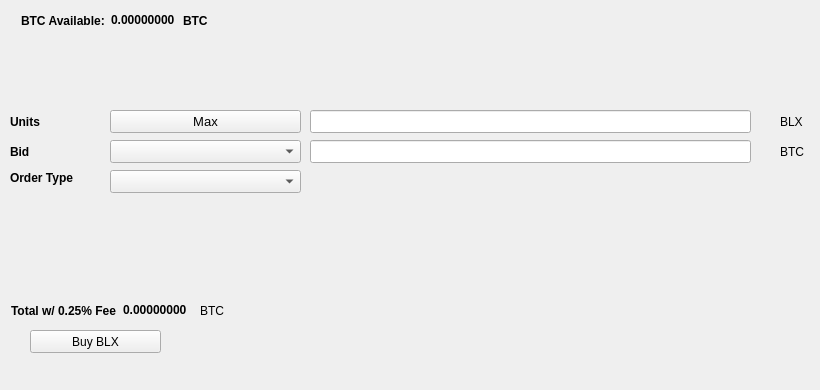
   <widget class="QWidget" name="BuyTab">
    <attribute name="title">
     <string>Buy</string>
    </attribute>
    <widget class="QPushButton" name="Buyblx">
     <property name="geometry">
      <rect>
       <x>30</x>
       <y>330</y>
       <width>131</width>
       <height>23</height>
      </rect>
     </property>
     <property name="text">
      <string>Buy BLX</string>
     </property>
     <property name="icon">
      <iconset resource="../blx.qrc">
       <normaloff>:/icons/bitcoin</normaloff>:/icons/bitcoin</iconset>
     </property>
    </widget>
    <widget class="QLabel" name="label_3">
     <property name="geometry">
      <rect>
       <x>10</x>
       <y>110</y>
       <width>46</width>
       <height>23</height>
      </rect>
     </property>
     <property name="font">
      <font>
       <weight>75</weight>
       <bold>true</bold>
      </font>
     </property>
     <property name="text">
      <string>Units</string>
     </property>
    </widget>
    <widget class="QLineEdit" name="UnitsInput">
     <property name="geometry">
      <rect>
       <x>310</x>
       <y>110</y>
       <width>441</width>
       <height>23</height>
      </rect>
     </property>
     <property name="font">
      <font>
       <pointsize>9</pointsize>
       <weight>75</weight>
       <bold>true</bold>
      </font>
     </property>
    </widget>
    <widget class="QLineEdit" name="BuyBidPriceEdit">
     <property name="geometry">
      <rect>
       <x>310</x>
       <y>140</y>
       <width>441</width>
       <height>23</height>
      </rect>
     </property>
     <property name="font">
      <font>
       <pointsize>9</pointsize>
       <weight>75</weight>
       <bold>true</bold>
      </font>
     </property>
    </widget>
    <widget class="QLabel" name="label_4">
     <property name="geometry">
      <rect>
       <x>780</x>
       <y>110</y>
       <width>31</width>
       <height>23</height>
      </rect>
     </property>
     <property name="text">
      <string>BLX</string>
     </property>
    </widget>
    <widget class="QLabel" name="label_5">
     <property name="geometry">
      <rect>
       <x>780</x>
       <y>140</y>
       <width>31</width>
       <height>23</height>
      </rect>
     </property>
     <property name="text">
      <string>BTC</string>
     </property>
    </widget>
    <widget class="QLabel" name="label_6">
     <property name="geometry">
      <rect>
       <x>10</x>
       <y>140</y>
       <width>46</width>
       <height>23</height>
      </rect>
     </property>
     <property name="font">
      <font>
       <weight>75</weight>
       <bold>true</bold>
      </font>
     </property>
     <property name="text">
      <string>Bid</string>
     </property>
    </widget>
    <widget class="QLabel" name="label_7">
     <property name="geometry">
      <rect>
       <x>10</x>
       <y>170</y>
       <width>91</width>
       <height>16</height>
      </rect>
     </property>
     <property name="font">
      <font>
       <weight>75</weight>
       <bold>true</bold>
      </font>
     </property>
     <property name="text">
      <string>Order Type</string>
     </property>
    </widget>
    <widget class="QPushButton" name="Buy_Max_Amount">
     <property name="geometry">
      <rect>
       <x>110</x>
       <y>110</y>
       <width>191</width>
       <height>23</height>
      </rect>
     </property>
     <property name="font">
      <font>
       <pointsize>10</pointsize>
      </font>
     </property>
     <property name="text">
      <string>Max</string>
     </property>
    </widget>
    <widget class="QComboBox" name="BuyBidcomboBox">
     <property name="geometry">
      <rect>
       <x>110</x>
       <y>140</y>
       <width>191</width>
       <height>23</height>
      </rect>
     </property>
     <property name="font">
      <font>
       <pointsize>10</pointsize>
      </font>
     </property>
    </widget>
    <widget class="QComboBox" name="buyOrdertypeCombo">
     <property name="geometry">
      <rect>
       <x>110</x>
       <y>170</y>
       <width>191</width>
       <height>23</height>
      </rect>
     </property>
     <property name="font">
      <font>
       <pointsize>10</pointsize>
      </font>
     </property>
    </widget>
    <widget class="QWidget" name="layoutWidget1">
     <property name="geometry">
      <rect>
       <x>21</x>
       <y>11</y>
       <width>227</width>
       <height>19</height>
      </rect>
     </property>
     <layout class="QHBoxLayout" name="horizontalLayout_3">
      <item>
       <widget class="QLabel" name="label232">
        <property name="font">
         <font>
          <weight>75</weight>
          <bold>true</bold>
         </font>
        </property>
        <property name="text">
         <string>BTC Available:</string>
        </property>
       </widget>
      </item>
      <item>
       <widget class="QLabel" name="BtcAvailableLbl">
        <property name="palette">
         <palette>
          <active>
           <colorrole role="WindowText">
            <brush brushstyle="SolidPattern">
             <color alpha="255">
              <red>0</red>
              <green>0</green>
              <blue>0</blue>
             </color>
            </brush>
           </colorrole>
           <colorrole role="Button">
            <brush brushstyle="SolidPattern">
             <color alpha="255">
              <red>0</red>
              <green>170</green>
              <blue>0</blue>
             </color>
            </brush>
           </colorrole>
           <colorrole role="Light">
            <brush brushstyle="SolidPattern">
             <color alpha="255">
              <red>0</red>
              <green>255</green>
              <blue>0</blue>
             </color>
            </brush>
           </colorrole>
           <colorrole role="Midlight">
            <brush brushstyle="SolidPattern">
             <color alpha="255">
              <red>0</red>
              <green>212</green>
              <blue>0</blue>
             </color>
            </brush>
           </colorrole>
           <colorrole role="Dark">
            <brush brushstyle="SolidPattern">
             <color alpha="255">
              <red>0</red>
              <green>85</green>
              <blue>0</blue>
             </color>
            </brush>
           </colorrole>
           <colorrole role="Mid">
            <brush brushstyle="SolidPattern">
             <color alpha="255">
              <red>0</red>
              <green>113</green>
              <blue>0</blue>
             </color>
            </brush>
           </colorrole>
           <colorrole role="Text">
            <brush brushstyle="SolidPattern">
             <color alpha="255">
              <red>0</red>
              <green>170</green>
              <blue>0</blue>
             </color>
            </brush>
           </colorrole>
           <colorrole role="BrightText">
            <brush brushstyle="SolidPattern">
             <color alpha="255">
              <red>255</red>
              <green>255</green>
              <blue>255</blue>
             </color>
            </brush>
           </colorrole>
           <colorrole role="ButtonText">
            <brush brushstyle="SolidPattern">
             <color alpha="255">
              <red>0</red>
              <green>0</green>
              <blue>0</blue>
             </color>
            </brush>
           </colorrole>
           <colorrole role="Base">
            <brush brushstyle="SolidPattern">
             <color alpha="255">
              <red>255</red>
              <green>255</green>
              <blue>255</blue>
             </color>
            </brush>
           </colorrole>
           <colorrole role="Window">
            <brush brushstyle="SolidPattern">
             <color alpha="255">
              <red>0</red>
              <green>170</green>
              <blue>0</blue>
             </color>
            </brush>
           </colorrole>
           <colorrole role="Shadow">
            <brush brushstyle="SolidPattern">
             <color alpha="255">
              <red>0</red>
              <green>0</green>
              <blue>0</blue>
             </color>
            </brush>
           </colorrole>
           <colorrole role="AlternateBase">
            <brush brushstyle="SolidPattern">
             <color alpha="255">
              <red>127</red>
              <green>212</green>
              <blue>127</blue>
             </color>
            </brush>
           </colorrole>
           <colorrole role="ToolTipBase">
            <brush brushstyle="SolidPattern">
             <color alpha="255">
              <red>255</red>
              <green>255</green>
              <blue>220</blue>
             </color>
            </brush>
           </colorrole>
           <colorrole role="ToolTipText">
            <brush brushstyle="SolidPattern">
             <color alpha="255">
              <red>0</red>
              <green>0</green>
              <blue>0</blue>
             </color>
            </brush>
           </colorrole>
          </active>
          <inactive>
           <colorrole role="WindowText">
            <brush brushstyle="SolidPattern">
             <color alpha="255">
              <red>0</red>
              <green>0</green>
              <blue>0</blue>
             </color>
            </brush>
           </colorrole>
           <colorrole role="Button">
            <brush brushstyle="SolidPattern">
             <color alpha="255">
              <red>0</red>
              <green>170</green>
              <blue>0</blue>
             </color>
            </brush>
           </colorrole>
           <colorrole role="Light">
            <brush brushstyle="SolidPattern">
             <color alpha="255">
              <red>0</red>
              <green>255</green>
              <blue>0</blue>
             </color>
            </brush>
           </colorrole>
           <colorrole role="Midlight">
            <brush brushstyle="SolidPattern">
             <color alpha="255">
              <red>0</red>
              <green>212</green>
              <blue>0</blue>
             </color>
            </brush>
           </colorrole>
           <colorrole role="Dark">
            <brush brushstyle="SolidPattern">
             <color alpha="255">
              <red>0</red>
              <green>85</green>
              <blue>0</blue>
             </color>
            </brush>
           </colorrole>
           <colorrole role="Mid">
            <brush brushstyle="SolidPattern">
             <color alpha="255">
              <red>0</red>
              <green>113</green>
              <blue>0</blue>
             </color>
            </brush>
           </colorrole>
           <colorrole role="Text">
            <brush brushstyle="SolidPattern">
             <color alpha="255">
              <red>0</red>
              <green>170</green>
              <blue>0</blue>
             </color>
            </brush>
           </colorrole>
           <colorrole role="BrightText">
            <brush brushstyle="SolidPattern">
             <color alpha="255">
              <red>255</red>
              <green>255</green>
              <blue>255</blue>
             </color>
            </brush>
           </colorrole>
           <colorrole role="ButtonText">
            <brush brushstyle="SolidPattern">
             <color alpha="255">
              <red>0</red>
              <green>0</green>
              <blue>0</blue>
             </color>
            </brush>
           </colorrole>
           <colorrole role="Base">
            <brush brushstyle="SolidPattern">
             <color alpha="255">
              <red>255</red>
              <green>255</green>
              <blue>255</blue>
             </color>
            </brush>
           </colorrole>
           <colorrole role="Window">
            <brush brushstyle="SolidPattern">
             <color alpha="255">
              <red>0</red>
              <green>170</green>
              <blue>0</blue>
             </color>
            </brush>
           </colorrole>
           <colorrole role="Shadow">
            <brush brushstyle="SolidPattern">
             <color alpha="255">
              <red>0</red>
              <green>0</green>
              <blue>0</blue>
             </color>
            </brush>
           </colorrole>
           <colorrole role="AlternateBase">
            <brush brushstyle="SolidPattern">
             <color alpha="255">
              <red>127</red>
              <green>212</green>
              <blue>127</blue>
             </color>
            </brush>
           </colorrole>
           <colorrole role="ToolTipBase">
            <brush brushstyle="SolidPattern">
             <color alpha="255">
              <red>255</red>
              <green>255</green>
              <blue>220</blue>
             </color>
            </brush>
           </colorrole>
           <colorrole role="ToolTipText">
            <brush brushstyle="SolidPattern">
             <color alpha="255">
              <red>0</red>
              <green>0</green>
              <blue>0</blue>
             </color>
            </brush>
           </colorrole>
          </inactive>
          <disabled>
           <colorrole role="WindowText">
            <brush brushstyle="SolidPattern">
             <color alpha="255">
              <red>0</red>
              <green>85</green>
              <blue>0</blue>
             </color>
            </brush>
           </colorrole>
           <colorrole role="Button">
            <brush brushstyle="SolidPattern">
             <color alpha="255">
              <red>0</red>
              <green>170</green>
              <blue>0</blue>
             </color>
            </brush>
           </colorrole>
           <colorrole role="Light">
            <brush brushstyle="SolidPattern">
             <color alpha="255">
              <red>0</red>
              <green>255</green>
              <blue>0</blue>
             </color>
            </brush>
           </colorrole>
           <colorrole role="Midlight">
            <brush brushstyle="SolidPattern">
             <color alpha="255">
              <red>0</red>
              <green>212</green>
              <blue>0</blue>
             </color>
            </brush>
           </colorrole>
           <colorrole role="Dark">
            <brush brushstyle="SolidPattern">
             <color alpha="255">
              <red>0</red>
              <green>85</green>
              <blue>0</blue>
             </color>
            </brush>
           </colorrole>
           <colorrole role="Mid">
            <brush brushstyle="SolidPattern">
             <color alpha="255">
              <red>0</red>
              <green>113</green>
              <blue>0</blue>
             </color>
            </brush>
           </colorrole>
           <colorrole role="Text">
            <brush brushstyle="SolidPattern">
             <color alpha="255">
              <red>0</red>
              <green>85</green>
              <blue>0</blue>
             </color>
            </brush>
           </colorrole>
           <colorrole role="BrightText">
            <brush brushstyle="SolidPattern">
             <color alpha="255">
              <red>255</red>
              <green>255</green>
              <blue>255</blue>
             </color>
            </brush>
           </colorrole>
           <colorrole role="ButtonText">
            <brush brushstyle="SolidPattern">
             <color alpha="255">
              <red>0</red>
              <green>85</green>
              <blue>0</blue>
             </color>
            </brush>
           </colorrole>
           <colorrole role="Base">
            <brush brushstyle="SolidPattern">
             <color alpha="255">
              <red>0</red>
              <green>170</green>
              <blue>0</blue>
             </color>
            </brush>
           </colorrole>
           <colorrole role="Window">
            <brush brushstyle="SolidPattern">
             <color alpha="255">
              <red>0</red>
              <green>170</green>
              <blue>0</blue>
             </color>
            </brush>
           </colorrole>
           <colorrole role="Shadow">
            <brush brushstyle="SolidPattern">
             <color alpha="255">
              <red>0</red>
              <green>0</green>
              <blue>0</blue>
             </color>
            </brush>
           </colorrole>
           <colorrole role="AlternateBase">
            <brush brushstyle="SolidPattern">
             <color alpha="255">
              <red>0</red>
              <green>170</green>
              <blue>0</blue>
             </color>
            </brush>
           </colorrole>
           <colorrole role="ToolTipBase">
            <brush brushstyle="SolidPattern">
             <color alpha="255">
              <red>255</red>
              <green>255</green>
              <blue>220</blue>
             </color>
            </brush>
           </colorrole>
           <colorrole role="ToolTipText">
            <brush brushstyle="SolidPattern">
             <color alpha="255">
              <red>0</red>
              <green>0</green>
              <blue>0</blue>
             </color>
            </brush>
           </colorrole>
          </disabled>
         </palette>
        </property>
        <property name="font">
         <font>
          <weight>75</weight>
          <bold>true</bold>
         </font>
        </property>
        <property name="text">
         <string>0.00000000</string>
        </property>
        <property name="textInteractionFlags">
         <set>Qt::LinksAccessibleByMouse|Qt::TextSelectableByKeyboard|Qt::TextSelectableByMouse</set>
        </property>
       </widget>
      </item>
      <item>
       <widget class="QLabel" name="BtcAvailableLbl_2">
        <property name="font">
         <font>
          <weight>75</weight>
          <bold>true</bold>
         </font>
        </property>
        <property name="text">
         <string>BTC</string>
        </property>
       </widget>
      </item>
     </layout>
    </widget>
    <widget class="QWidget" name="layoutWidge2">
     <property name="geometry">
      <rect>
       <x>11</x>
       <y>301</y>
       <width>259</width>
       <height>19</height>
      </rect>
     </property>
     <layout class="QHBoxLayout" name="horizontalLayout_4">
      <item>
       <widget class="QLabel" name="label_9">
        <property name="font">
         <font>
          <weight>75</weight>
          <bold>true</bold>
         </font>
        </property>
        <property name="text">
         <string>Total w/ 0.25% Fee</string>
        </property>
       </widget>
      </item>
      <item>
       <widget class="QLabel" name="BuyCostLabel">
        <property name="palette">
         <palette>
          <active>
           <colorrole role="WindowText">
            <brush brushstyle="SolidPattern">
             <color alpha="255">
              <red>0</red>
              <green>0</green>
              <blue>0</blue>
             </color>
            </brush>
           </colorrole>
           <colorrole role="Button">
            <brush brushstyle="SolidPattern">
             <color alpha="255">
              <red>0</red>
              <green>170</green>
              <blue>0</blue>
             </color>
            </brush>
           </colorrole>
           <colorrole role="Light">
            <brush brushstyle="SolidPattern">
             <color alpha="255">
              <red>0</red>
              <green>255</green>
              <blue>0</blue>
             </color>
            </brush>
           </colorrole>
           <colorrole role="Midlight">
            <brush brushstyle="SolidPattern">
             <color alpha="255">
              <red>0</red>
              <green>212</green>
              <blue>0</blue>
             </color>
            </brush>
           </colorrole>
           <colorrole role="Dark">
            <brush brushstyle="SolidPattern">
             <color alpha="255">
              <red>0</red>
              <green>85</green>
              <blue>0</blue>
             </color>
            </brush>
           </colorrole>
           <colorrole role="Mid">
            <brush brushstyle="SolidPattern">
             <color alpha="255">
              <red>0</red>
              <green>113</green>
              <blue>0</blue>
             </color>
            </brush>
           </colorrole>
           <colorrole role="Text">
            <brush brushstyle="SolidPattern">
             <color alpha="255">
              <red>0</red>
              <green>170</green>
              <blue>0</blue>
             </color>
            </brush>
           </colorrole>
           <colorrole role="BrightText">
            <brush brushstyle="SolidPattern">
             <color alpha="255">
              <red>255</red>
              <green>255</green>
              <blue>255</blue>
             </color>
            </brush>
           </colorrole>
           <colorrole role="ButtonText">
            <brush brushstyle="SolidPattern">
             <color alpha="255">
              <red>0</red>
              <green>0</green>
              <blue>0</blue>
             </color>
            </brush>
           </colorrole>
           <colorrole role="Base">
            <brush brushstyle="SolidPattern">
             <color alpha="255">
              <red>255</red>
              <green>255</green>
              <blue>255</blue>
             </color>
            </brush>
           </colorrole>
           <colorrole role="Window">
            <brush brushstyle="SolidPattern">
             <color alpha="255">
              <red>0</red>
              <green>170</green>
              <blue>0</blue>
             </color>
            </brush>
           </colorrole>
           <colorrole role="Shadow">
            <brush brushstyle="SolidPattern">
             <color alpha="255">
              <red>0</red>
              <green>0</green>
              <blue>0</blue>
             </color>
            </brush>
           </colorrole>
           <colorrole role="AlternateBase">
            <brush brushstyle="SolidPattern">
             <color alpha="255">
              <red>127</red>
              <green>212</green>
              <blue>127</blue>
             </color>
            </brush>
           </colorrole>
           <colorrole role="ToolTipBase">
            <brush brushstyle="SolidPattern">
             <color alpha="255">
              <red>255</red>
              <green>255</green>
              <blue>220</blue>
             </color>
            </brush>
           </colorrole>
           <colorrole role="ToolTipText">
            <brush brushstyle="SolidPattern">
             <color alpha="255">
              <red>0</red>
              <green>0</green>
              <blue>0</blue>
             </color>
            </brush>
           </colorrole>
          </active>
          <inactive>
           <colorrole role="WindowText">
            <brush brushstyle="SolidPattern">
             <color alpha="255">
              <red>0</red>
              <green>0</green>
              <blue>0</blue>
             </color>
            </brush>
           </colorrole>
           <colorrole role="Button">
            <brush brushstyle="SolidPattern">
             <color alpha="255">
              <red>0</red>
              <green>170</green>
              <blue>0</blue>
             </color>
            </brush>
           </colorrole>
           <colorrole role="Light">
            <brush brushstyle="SolidPattern">
             <color alpha="255">
              <red>0</red>
              <green>255</green>
              <blue>0</blue>
             </color>
            </brush>
           </colorrole>
           <colorrole role="Midlight">
            <brush brushstyle="SolidPattern">
             <color alpha="255">
              <red>0</red>
              <green>212</green>
              <blue>0</blue>
             </color>
            </brush>
           </colorrole>
           <colorrole role="Dark">
            <brush brushstyle="SolidPattern">
             <color alpha="255">
              <red>0</red>
              <green>85</green>
              <blue>0</blue>
             </color>
            </brush>
           </colorrole>
           <colorrole role="Mid">
            <brush brushstyle="SolidPattern">
             <color alpha="255">
              <red>0</red>
              <green>113</green>
              <blue>0</blue>
             </color>
            </brush>
           </colorrole>
           <colorrole role="Text">
            <brush brushstyle="SolidPattern">
             <color alpha="255">
              <red>0</red>
              <green>170</green>
              <blue>0</blue>
             </color>
            </brush>
           </colorrole>
           <colorrole role="BrightText">
            <brush brushstyle="SolidPattern">
             <color alpha="255">
              <red>255</red>
              <green>255</green>
              <blue>255</blue>
             </color>
            </brush>
           </colorrole>
           <colorrole role="ButtonText">
            <brush brushstyle="SolidPattern">
             <color alpha="255">
              <red>0</red>
              <green>0</green>
              <blue>0</blue>
             </color>
            </brush>
           </colorrole>
           <colorrole role="Base">
            <brush brushstyle="SolidPattern">
             <color alpha="255">
              <red>255</red>
              <green>255</green>
              <blue>255</blue>
             </color>
            </brush>
           </colorrole>
           <colorrole role="Window">
            <brush brushstyle="SolidPattern">
             <color alpha="255">
              <red>0</red>
              <green>170</green>
              <blue>0</blue>
             </color>
            </brush>
           </colorrole>
           <colorrole role="Shadow">
            <brush brushstyle="SolidPattern">
             <color alpha="255">
              <red>0</red>
              <green>0</green>
              <blue>0</blue>
             </color>
            </brush>
           </colorrole>
           <colorrole role="AlternateBase">
            <brush brushstyle="SolidPattern">
             <color alpha="255">
              <red>127</red>
              <green>212</green>
              <blue>127</blue>
             </color>
            </brush>
           </colorrole>
           <colorrole role="ToolTipBase">
            <brush brushstyle="SolidPattern">
             <color alpha="255">
              <red>255</red>
              <green>255</green>
              <blue>220</blue>
             </color>
            </brush>
           </colorrole>
           <colorrole role="ToolTipText">
            <brush brushstyle="SolidPattern">
             <color alpha="255">
              <red>0</red>
              <green>0</green>
              <blue>0</blue>
             </color>
            </brush>
           </colorrole>
          </inactive>
          <disabled>
           <colorrole role="WindowText">
            <brush brushstyle="SolidPattern">
             <color alpha="255">
              <red>0</red>
              <green>85</green>
              <blue>0</blue>
             </color>
            </brush>
           </colorrole>
           <colorrole role="Button">
            <brush brushstyle="SolidPattern">
             <color alpha="255">
              <red>0</red>
              <green>170</green>
              <blue>0</blue>
             </color>
            </brush>
           </colorrole>
           <colorrole role="Light">
            <brush brushstyle="SolidPattern">
             <color alpha="255">
              <red>0</red>
              <green>255</green>
              <blue>0</blue>
             </color>
            </brush>
           </colorrole>
           <colorrole role="Midlight">
            <brush brushstyle="SolidPattern">
             <color alpha="255">
              <red>0</red>
              <green>212</green>
              <blue>0</blue>
             </color>
            </brush>
           </colorrole>
           <colorrole role="Dark">
            <brush brushstyle="SolidPattern">
             <color alpha="255">
              <red>0</red>
              <green>85</green>
              <blue>0</blue>
             </color>
            </brush>
           </colorrole>
           <colorrole role="Mid">
            <brush brushstyle="SolidPattern">
             <color alpha="255">
              <red>0</red>
              <green>113</green>
              <blue>0</blue>
             </color>
            </brush>
           </colorrole>
           <colorrole role="Text">
            <brush brushstyle="SolidPattern">
             <color alpha="255">
              <red>0</red>
              <green>85</green>
              <blue>0</blue>
             </color>
            </brush>
           </colorrole>
           <colorrole role="BrightText">
            <brush brushstyle="SolidPattern">
             <color alpha="255">
              <red>255</red>
              <green>255</green>
              <blue>255</blue>
             </color>
            </brush>
           </colorrole>
           <colorrole role="ButtonText">
            <brush brushstyle="SolidPattern">
             <color alpha="255">
              <red>0</red>
              <green>85</green>
              <blue>0</blue>
             </color>
            </brush>
           </colorrole>
           <colorrole role="Base">
            <brush brushstyle="SolidPattern">
             <color alpha="255">
              <red>0</red>
              <green>170</green>
              <blue>0</blue>
             </color>
            </brush>
           </colorrole>
           <colorrole role="Window">
            <brush brushstyle="SolidPattern">
             <color alpha="255">
              <red>0</red>
              <green>170</green>
              <blue>0</blue>
             </color>
            </brush>
           </colorrole>
           <colorrole role="Shadow">
            <brush brushstyle="SolidPattern">
             <color alpha="255">
              <red>0</red>
              <green>0</green>
              <blue>0</blue>
             </color>
            </brush>
           </colorrole>
           <colorrole role="AlternateBase">
            <brush brushstyle="SolidPattern">
             <color alpha="255">
              <red>0</red>
              <green>170</green>
              <blue>0</blue>
             </color>
            </brush>
           </colorrole>
           <colorrole role="ToolTipBase">
            <brush brushstyle="SolidPattern">
             <color alpha="255">
              <red>255</red>
              <green>255</green>
              <blue>220</blue>
             </color>
            </brush>
           </colorrole>
           <colorrole role="ToolTipText">
            <brush brushstyle="SolidPattern">
             <color alpha="255">
              <red>0</red>
              <green>0</green>
              <blue>0</blue>
             </color>
            </brush>
           </colorrole>
          </disabled>
         </palette>
        </property>
        <property name="font">
         <font>
          <weight>75</weight>
          <bold>true</bold>
         </font>
        </property>
        <property name="autoFillBackground">
         <bool>false</bool>
        </property>
        <property name="text">
         <string>0.00000000</string>
        </property>
        <property name="textInteractionFlags">
         <set>Qt::LinksAccessibleByMouse|Qt::TextSelectableByMouse</set>
        </property>
       </widget>
      </item>
      <item>
       <widget class="QLabel" name="label_10">
        <property name="font">
         <font>
          <weight>50</weight>
          <bold>false</bold>
         </font>
        </property>
        <property name="text">
         <string>BTC</string>
        </property>
       </widget>
      </item>
     </layout>
    </widget>
    <widget class="QLabel" name="label_24">
     <property name="geometry">
      <rect>
       <x>460</x>
       <y>300</y>
       <width>281</width>
       <height>81</height>
      </rect>
     </property>
     <property name="text">
      <string/>
     </property>
     <property name="pixmap">
      <pixmap>:/images/bittrex</pixmap>
     </property>
    </widget>
   </widget>
